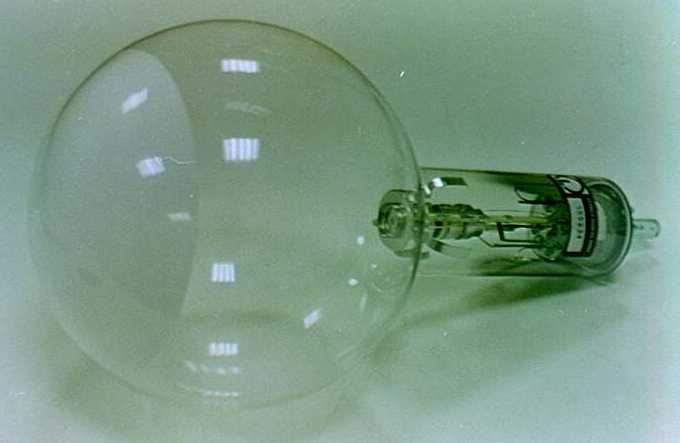
#> input picture 4. Diffrazione degli Elettroni/IMG1.JPG, 680 x 443 px; its folder holds 2 pictures in this run
$ python montage.py '../4. Diffrazione degli Elettroni' out.png 5
#> lines starting #> are read from the running program, lines starting #| are printed output that depends on the picture
"""Build a labelled contact sheet of all raster images in a folder.
Usage: python scripts/montage.py <imgdir> <out.png> [cols]
"""
import sys
from pathlib import Path
from PIL import Image, ImageDraw, ImageFont

d = Path(sys.argv[1])
out = Path(sys.argv[2])
cols = int(sys.argv[3]) if len(sys.argv) > 3 else 4
exts = {'.png', '.jpg', '.jpeg', '.gif'}
files = sorted([f for f in d.iterdir() if f.suffix.lower() in exts])

cell_w, cell_h, lab_h, pad = 340, 300, 26, 6
rows = (len(files) + cols - 1) // cols
W = cols * (cell_w + pad) + pad
H = rows * (cell_h + lab_h + pad) + pad
sheet = Image.new('RGB', (W, H), 'white')
#> sheet: PIL image 1736x338 RGB; every value is 255
draw = ImageDraw.Draw(sheet)
try:
    font = ImageFont.truetype('arial.ttf', 16)
except Exception:
    font = ImageFont.load_default()

for i, f in enumerate(files):
    r, c = divmod(i, cols)
    x0 = pad + c * (cell_w + pad)
    y0 = pad + r * (cell_h + lab_h + pad)
    try:
        im = Image.open(f).convert('RGB')
#> im is the input picture: PIL image 680x443 RGB; mean R, G, B 124, 153.5, 134.1
    except Exception as e:
        draw.text((x0, y0), f'{f.name}: ERR', fill='red', font=font)
        continue
    im.thumbnail((cell_w, cell_h))
#> im: PIL image 340x222 RGB
    # paste centered on a light gray tile so white figures are visible
    tile = Image.new('RGB', (cell_w, cell_h), (235, 235, 235))
#> tile: PIL image 340x300 RGB; every value is 235
    tile.paste(im, ((cell_w - im.width) // 2, (cell_h - im.height) // 2))
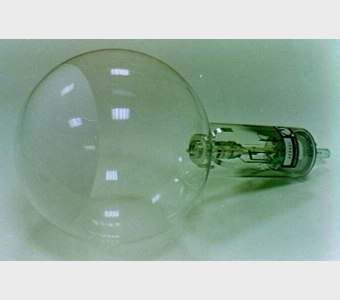
#> tile: PIL image 340x300 RGB; mean R, G, B 152.9, 174.7, 160.4
    sheet.paste(tile, (x0, y0 + lab_h))
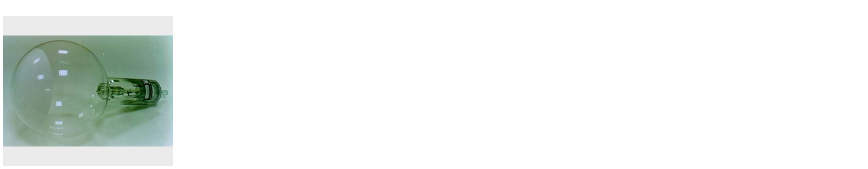
#> sheet: PIL image 1736x338 RGB (shown at 1/2 size); mean R, G, B 237.2, 241, 238.5
    draw.rectangle([x0, y0 + lab_h, x0 + cell_w, y0 + lab_h + cell_h], outline=(180, 180, 180))
    draw.text((x0 + 2, y0 + 4), f'{i+1}. {f.name}', fill='black', font=font)
#> pass 2 of the loop `for i, f in enumerate(files):`:
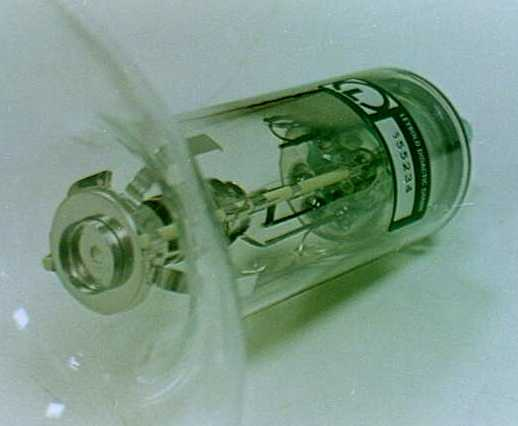
#> input picture 4. Diffrazione degli Elettroni/IMG3.JPG, 518 x 426 px
#> im is the input picture: PIL image 518x426 RGB; mean R, G, B 127.6, 155.1, 139.4
#> im: PIL image 340x280 RGB
#> `tile.paste(im, ((cell_w - im.width) // 2, (cell_h - im.height) // 2))`:
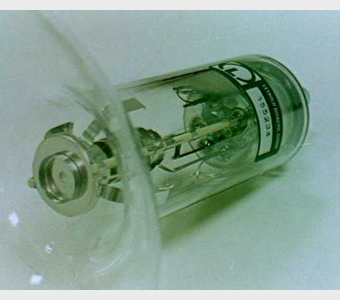
#> tile: PIL image 340x300 RGB; mean R, G, B 134.7, 160.5, 145.8
#> `sheet.paste(tile, (x0, y0 + lab_h))`:
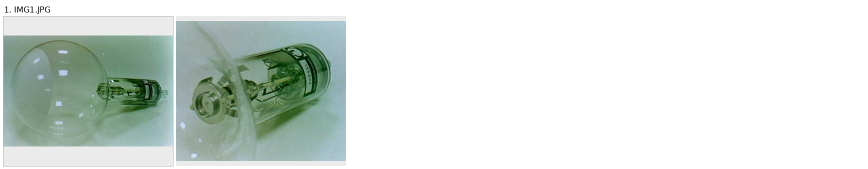
#> sheet: PIL image 1736x338 RGB (shown at 1/2 size); mean R, G, B 216.1, 224.4, 219.3

sheet.save(out)
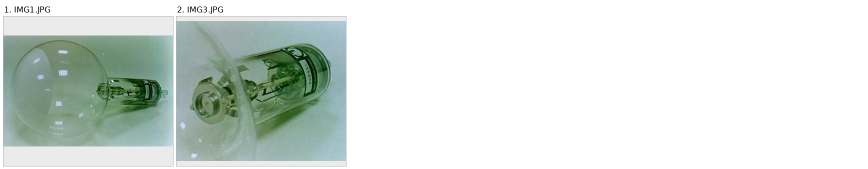
#> saved as out.png: PIL image 1736x338 RGB (shown at 1/2 size); mean R, G, B 215.9, 224.1, 219.1
print(f'wrote {out}  ({len(files)} imgs, {rows}x{cols})')
